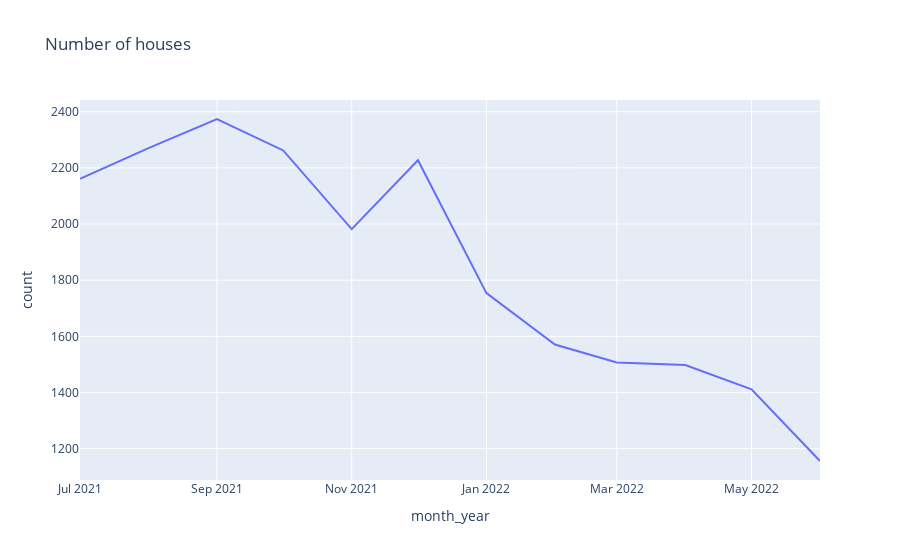

The notebook cell saved with this chart:
### Code cell
ppr_month_count = ppr.groupby(['month_year'])['total_address'].size().to_frame('count').reset_index()

fig = px.line(ppr_month_count, x="month_year", y="count", title='Number of houses')
fig.show()

### Figure 1 — Plotly figure (JSON) as saved in the notebook; plotly's stock layout.template omitted (floating-point values rounded to 4 significant figures)
{"data": [{"hovertemplate": "month_year=%{x}<br>count=%{y}<extra></extra>", "legendgroup": "", "line": {"color": "#636efa", "dash": "solid"}, "marker": {"symbol": "circle"}, "mode": "lines", "name": "", "orientation": "v", "showlegend": false, "type": "scatter", "x": ["2021-07", "2021-08", "2021-09", "2021-10", "2021-11", "2021-12", "2022-01", "2022-02", "2022-03", "2022-04", "2022-05", "2022-06"], "xaxis": "x", "y": [2161, 2270, 2374, 2262, 1982, 2227, 1754, 1571, 1507, 1498, 1411, 1156], "yaxis": "y"}], "layout": {"legend": {"tracegroupgap": 0}, "title": {"text": "Number of houses"}, "xaxis": {"anchor": "y", "domain": [0, 1], "title": {"text": "month_year"}}, "yaxis": {"anchor": "x", "domain": [0, 1], "title": {"text": "count"}}}}
